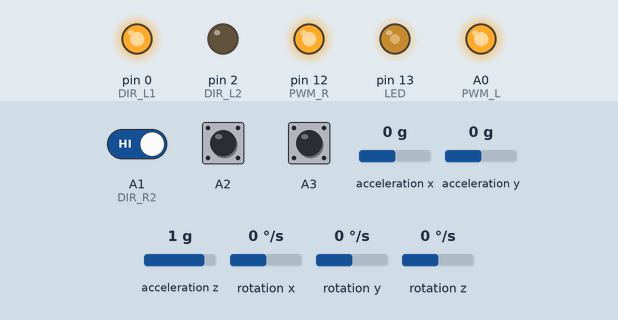
This sketch was run on a simulated Arduino Uno, built with avr-gcc and run on an emulated ATmega328P. Shown: output pins drawn as LEDs (lit = HIGH). Inputs (shaded band) come from the test bench; at power-on: A1 (DIR_R2) HIGH, A2 HIGH, A3 HIGH, acceleration x 0 g, acceleration y 0 g, acceleration z 1 g, rotation x 0 °/s, rotation y 0 °/s, rotation z 0 °/s. The sensor or clock chip raises its interrupt line as the real part does.

Above: at 1.7 s.
1.8 s: A1 (DIR_R2) driven LOW
4.8 s: A2 pulled LOW for 0.15 s
At 6.3 s:
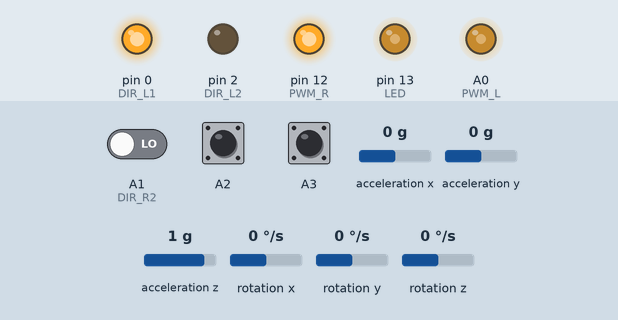
7.9 s: A3 pulled LOW for 0.15 s
At 8.27 s:
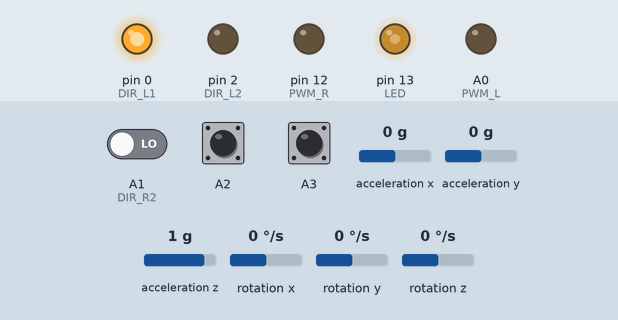
10.9 s: acceleration x set to -1.4 g
At 11.3 s:
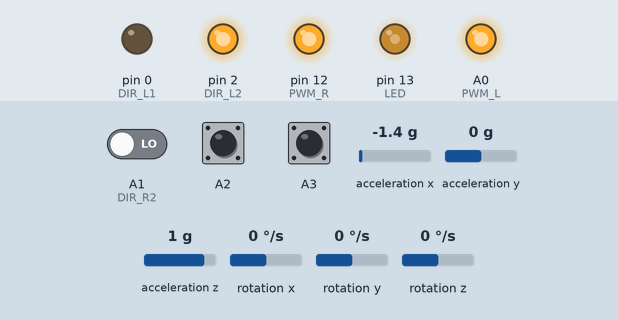
12.4 s: acceleration x set to -0.1 g
13.9 s: acceleration x set to 0.2 g
At 15.3 s:
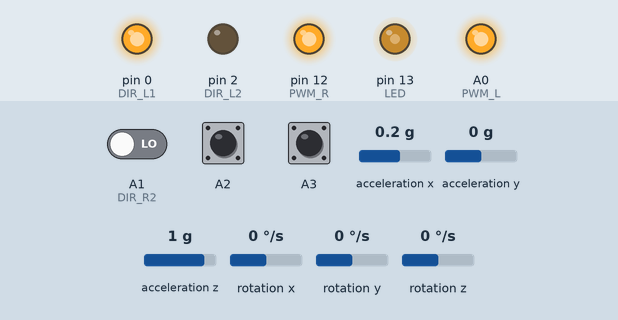
Timing chart, 0 to 16.4 s (numbered marks = the images above; inputs shaded):
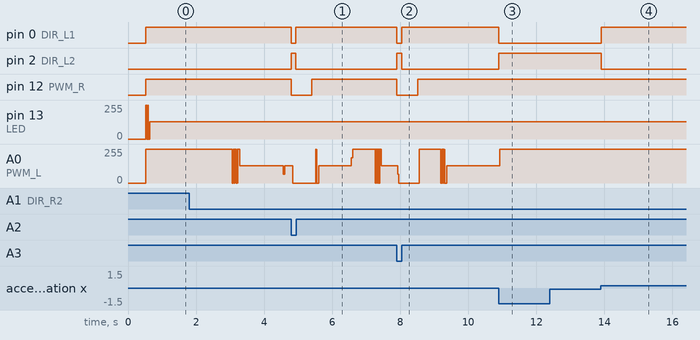

The sketch:

test.ino
```cpp
#include <Wire.h>
#include "I2Cdev.h"
#include "MPU6050_6Axis_MotionApps20.h"

#define LED 13
#define PWM_L 14
#define PWM_R 12
#define DIR_L1 0
#define DIR_L2 2
#define DIR_R1 13
#define DIR_R2 15
#define SPD_INT_L 3//1
#define SPD_PUL_L 4
#define SPD_INT_R 4//7
#define SPD_PUL_R 5
#define MPU_INT 2//0
#define K_AGL_AD A0
#define K_AGL_DOT_AD A1
#define K_POS_AD A2
#define K_POS_DOT_AD A3

MPU6050 mpu;            // AD0 low = 0x68

// MPU control/status vars
bool dmpReady = false;  // set true if DMP init was successful
uint8_t mpuIntStatus;   // holds actual interrupt status byte from MPU
uint8_t devStatus;      // return status after each device operation (0 = success, !0 = error)
uint16_t packetSize;    // expected DMP packet size (default is 42 bytes)
uint16_t fifoCount;     // count of all bytes currently in FIFO
uint8_t fifoBuffer[64]; // FIFO storage buffer

// orientation/motion vars
Quaternion q;           // [w, x, y, z]         quaternion container
VectorFloat gravity;    // [x, y, z]            gravity vector
int16_t gyro[3];        // [x, y, z]            gyro vector
float ypr[3];           // [yaw, pitch, roll]   yaw/pitch/roll container and gravity vector

double K_angle,K_angle_dot,K_position,K_position_dot;
double K_angle_AD,K_angle_dot_AD,K_position_AD,K_position_dot_AD;
double position_add,position_dot;
double position_dot_filter;
int speed_real_l,speed_real_r;
int pwm,pwm_l,pwm_r;
int Turn_Need,Speed_Need;
float angle, angular_rate;
bool blinkState = false;
int rx_count=0;
byte buf_tmp=0;
uint8_t i2cData[14]; // Buffer for I2C data

volatile bool mpuInterrupt = false;     // indicates whether MPU interrupt pin has gone high
void dmpDataReady()
{
  mpuInterrupt = true;
}

void setup()
{
  init_cal();
  init_IO();

  Wire.begin();// join I2C bus (I2Cdev library doesn't do this automatically)
  TWBR = 24; // 400kHz I2C clock (200kHz if CPU is 8MHz)
//  Serial.begin(9600);

  // initialize device
  Serial.println(F("Initializing I2C devices..."));
  mpu.initialize();

  // verify connection
  Serial.println(F("Testing device connections..."));
  Serial.println(mpu.testConnection() ? F("MPU6050 connection successful") : F("MPU6050 connection failed"));
  delay(2);

  // load and configure the DMP
  Serial.println(F("Initializing DMP..."));
  devStatus = mpu.dmpInitialize();

  // supply your own gyro offsets here, scaled for min sensitivity
  mpu.setXGyroOffset(10);
  mpu.setYGyroOffset(7);
  mpu.setZGyroOffset(14);
  mpu.setZAccelOffset(900); // 1688 factory default for my test chip

  // make sure it worked (returns 0 if so)
  if (devStatus == 0)
  {
    // turn on the DMP, now that it's ready
    Serial.println(F("Enabling DMP..."));
    mpu.setDMPEnabled(true);

    // enable Arduino interrupt detection
    Serial.println(F("Enabling interrupt detection (Arduino external interrupt 0)..."));
    attachInterrupt(MPU_INT, dmpDataReady, RISING);
    mpuIntStatus = mpu.getIntStatus();

    // set our DMP Ready flag so the main loop() function knows it's okay to use it
    Serial.println(F("DMP ready! Waiting for first interrupt..."));
    dmpReady = true;

    // get expected DMP packet size for later comparison
    packetSize = mpu.dmpGetFIFOPacketSize();
  }
  else
  {
    // ERROR!
    // 1 = initial memory load failed
    // 2 = DMP configuration updates failed
    // (if it's going to break, usually the code will be 1)
    Serial.print(F("DMP Initialization failed (code "));
    Serial.print(devStatus);
    Serial.println(F(")"));
  }
}

void loop()
{
  // if programming failed, don't try to do anything
  if (!dmpReady) return;
  while (!mpuInterrupt && fifoCount < packetSize) {

  }
  // reset interrupt flag and get INT_STATUS byte
  mpuInterrupt = false;
  mpuIntStatus = mpu.getIntStatus();

  // get current FIFO count
  fifoCount = mpu.getFIFOCount();

  // check for overflow (this should never happen unless our code is too inefficient)
  if ((mpuIntStatus & 0x10) || fifoCount == 1024)
  {
    // reset so we can continue cleanly
    mpu.resetFIFO();
    Serial.println(F("FIFO overflow!"));
    // otherwise, check for DMP data ready interrupt (this should happen frequently)
  }
  else if (mpuIntStatus & 0x02)
  {
    // wait for correct available data length, should be a VERY short wait
    while (fifoCount < packetSize) fifoCount = mpu.getFIFOCount();
    // read a packet from FIFO
    mpu.getFIFOBytes(fifoBuffer, packetSize);
    // track FIFO count here in case there is > 1 packet available
    // (this lets us immediately read more without waiting for an interrupt)
    fifoCount -= packetSize;
    //Get sensor data
    mpu.dmpGetQuaternion(&q, fifoBuffer);
    mpu.dmpGetGyro(gyro, fifoBuffer);
    mpu.dmpGetGravity(&gravity, &q);
    mpu.dmpGetYawPitchRoll(ypr, &q, &gravity);

    // angle and angular rate unit: radian
//    angle_X = ypr[2] + 0;                  // 0.017 is center of gravity offset
//    angular_rate_X = -((double)gyro[0]/131.0); // converted to radian
    angle = ypr[1] + 0.06;                   // 0.02 is center of gravity offset
    angular_rate = -((double)gyro[1]/131.0); // converted to radian
/*
    Serial.print(angle * RAD_TO_DEG);Serial.print("  ");
    Serial.print(angular_rate * RAD_TO_DEG);Serial.print("  ");
    Serial.print("\n");
*/
    control();
    PWM_calculate();

    // blink LED to indicate activity
    blinkState = !blinkState;
    digitalWrite(LED, blinkState);
  }
}

void init_IO()
{
  // configure I/O
  pinMode(SPD_PUL_L, INPUT);//
  pinMode(SPD_PUL_R, INPUT);//
  pinMode(PWM_L, OUTPUT);//
  pinMode(PWM_R, OUTPUT);//
  pinMode(DIR_L1, OUTPUT);//
  pinMode(DIR_L2, OUTPUT);
  pinMode(DIR_R1, OUTPUT);//
  pinMode(DIR_R2, OUTPUT);
  pinMode(LED, OUTPUT);
  pinMode(A0, INPUT);digitalWrite(A0, HIGH);
  pinMode(A1, INPUT);digitalWrite(A1, HIGH);
  pinMode(A2, INPUT);digitalWrite(A2, HIGH);
  pinMode(A3, INPUT);digitalWrite(A3, HIGH);
  // configure external interruption
  attachInterrupt(SPD_INT_L, speed_int_l, RISING);
  attachInterrupt(SPD_INT_R, speed_int_r, RISING);
}

void init_cal()
{
  K_angle = 34 * 25.6;    //换算系数：256/10 =25.6；
  K_angle_dot = 2 * 25.6;   //换算系数：256/10 =25.6;
  K_position = 0.8 * 0.209;   //换算系数：(256/10) * (2*pi/(64*12))=0.20944；//256/10:电压换算至PWM，256对应10V；
  K_position_dot = 1.09 * 20.9;   //换算系数：(256/10) * (25*2*pi/(64*12))=20.944;
}

void control()
{
  if(!digitalRead(A0)) Speed_Need = 40;
  else if(!digitalRead(A1)) Speed_Need = -40;

  if(!digitalRead(A2)) Turn_Need = 150;
  else if(!digitalRead(A3)) Turn_Need = 150;

  if(++rx_count > 200)
  {
    rx_count = 0;
    Speed_Need = 0;
    Turn_Need = 0;
  }
}
void PWM_calculate(void)
{

  K_angle_AD = -7.35;//(analogRead(K_AGL_AD)-512) * 0.03;
  K_angle_dot_AD = -10.11;//(analogRead(K_AGL_DOT_AD)-512) * 0.03;
  K_position_AD = -0.31;//(analogRead(K_POS_AD)-512) * 0.0007;
  K_position_dot_AD = -0.31;//(analogRead(K_POS_DOT_AD)-512) * 0.0007;

  position_dot = (speed_real_l + speed_real_r)*0.5;  //利用编码器求车轮的平均速度

  position_dot_filter*=0.95;    //车轮速度低通滤波
  position_dot_filter+=position_dot*0.05;

  position_add+=position_dot_filter;  //求得车轮的位置
  position_add+=Speed_Need;  //求得所期望的车轮位置

  if(position_add<-10000)
    position_add=-10000;
  else if(position_add>10000)
    position_add=10000;

  //求总体的PWM
  pwm = K_angle * angle * K_angle_AD
      + K_angle_dot * angular_rate * K_angle_dot_AD
      + K_position * position_add * K_position_AD
      + K_position_dot * position_dot_filter * K_position_dot_AD;

  pwm_r = pwm + Turn_Need;
  pwm_l = pwm + Turn_Need;
  pwm_out(pwm_l,pwm_r);
/*
  Serial.write(char(gyroYrate*RAD_TO_DEG+128));
  Serial.write(char(kalAngleY*RAD_TO_DEG+128));
  Serial.write(char(128));
*/
/*
  Serial.print(gyroYrate*RAD_TO_DEG); Serial.print("\t");
  Serial.print(kalAngleY*RAD_TO_DEG);Serial.print("\t");
  Serial.print("\n");
*/
/*
  Serial.print(K_angle_AD);Serial.print("\t");
  Serial.print(K_angle_dot_AD);Serial.print("\t");
  Serial.print(K_position_AD);Serial.print("\t");
  Serial.print(K_position_dot_AD);Serial.print("\t");
  Serial.print("\r\n");
*/
/*
  Serial.print(speed_real_l);Serial.print("\t");
  Serial.print(speed_real_r);Serial.print("\t");
  Serial.print("\r\n");
*/
  speed_real_l = 0;
  speed_real_r = 0;
}

void pwm_out(int l_val,int r_val)
{
  if (l_val<0)
  {
    digitalWrite(DIR_L1, HIGH);
    digitalWrite(DIR_L2, LOW);
    l_val=-l_val;
  }
  else
  {
    digitalWrite(DIR_L1, LOW);
    digitalWrite(DIR_L2, HIGH);
  }

  if (r_val<0)
  {
    digitalWrite(DIR_R1, HIGH);
    digitalWrite(DIR_R2, LOW);
    r_val=-r_val;
  }
  else
  {
    digitalWrite(DIR_R1, LOW);
    digitalWrite(DIR_R2, HIGH);
  }
  l_val=l_val+5;
  r_val=r_val+30;
  analogWrite(PWM_L, l_val>255? 255:l_val);
  analogWrite(PWM_R, r_val>255? 255:r_val);
}

void speed_int_l()
{
  if (digitalRead(SPD_PUL_L))
    speed_real_l-=1;
  else
    speed_real_l+=1;
}

void speed_int_r()
{
  if (digitalRead(SPD_PUL_R))
    speed_real_r-=1;
  else
    speed_real_r+=1;
}
```

Measured:
- the behaviour switches between 0 and 0.1 g on acceleration x (found by bisection; images 3 and 4)
- after the input at 4.8 s, pin 0 (DIR_L1): HIGH → LOW at once, → HIGH 0.13 s later; pin 2 (DIR_L2): LOW → HIGH at once, → LOW 0.13 s later; pin 12 (PWM_R): HIGH → LOW at once, → HIGH 0.60 s later
- after the input at 7.9 s, pin 0 (DIR_L1): HIGH → LOW at once, → HIGH 0.14 s later; pin 2 (DIR_L2): LOW → HIGH at once, → LOW 0.14 s later; pin 12 (PWM_R): HIGH → LOW at once, → HIGH 0.61 s later
- after the input at 10.9 s, pin 0 (DIR_L1): HIGH → LOW at once; pin 2 (DIR_L2): LOW → HIGH at once; A0 (PWM_L): 128/255 → 255/255 at once
- after the input at 12.4 s, every drawn part: stays the same
- after the input at 13.9 s, pin 0 (DIR_L1): LOW → HIGH at once; pin 2 (DIR_L2): HIGH → LOW at once
